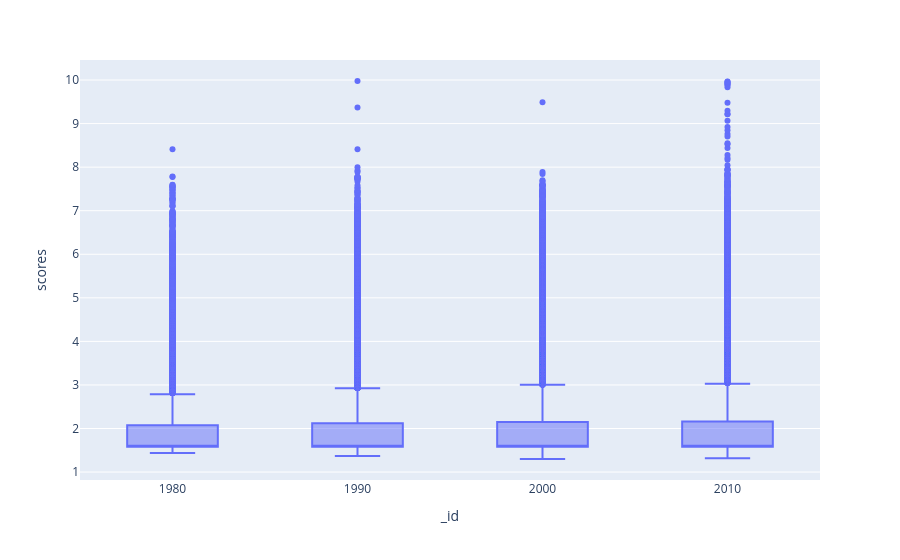

Notebook code for this chart:
### Code cell
plot2 = px.box(df3, x="_id", y="scores")
plot2.show()

### Figure 1 — Plotly figure (JSON) as saved in the notebook; plotly's stock layout.template omitted (floating-point values rounded to 4 significant figures; data arrays with more than 128 entries replaced by an {"elided": "..."} marker saying what was removed)
{"data": [{"alignmentgroup": "True", "hovertemplate": "_id=%{x}<br>scores=%{y}<extra></extra>", "legendgroup": "", "marker": {"color": "#636efa"}, "name": "", "notched": false, "offsetgroup": "", "orientation": "v", "showlegend": false, "type": "box", "x": {"elided": "133446 mixed values"}, "x0": " ", "xaxis": "x", "y": {"elided": "133446 float values"}, "y0": " ", "yaxis": "y"}], "layout": {"boxmode": "group", "legend": {"tracegroupgap": 0}, "margin": {"t": 60}, "xaxis": {"anchor": "y", "domain": [0, 1], "title": {"text": "_id"}}, "yaxis": {"anchor": "x", "domain": [0, 1], "title": {"text": "scores"}}}}
